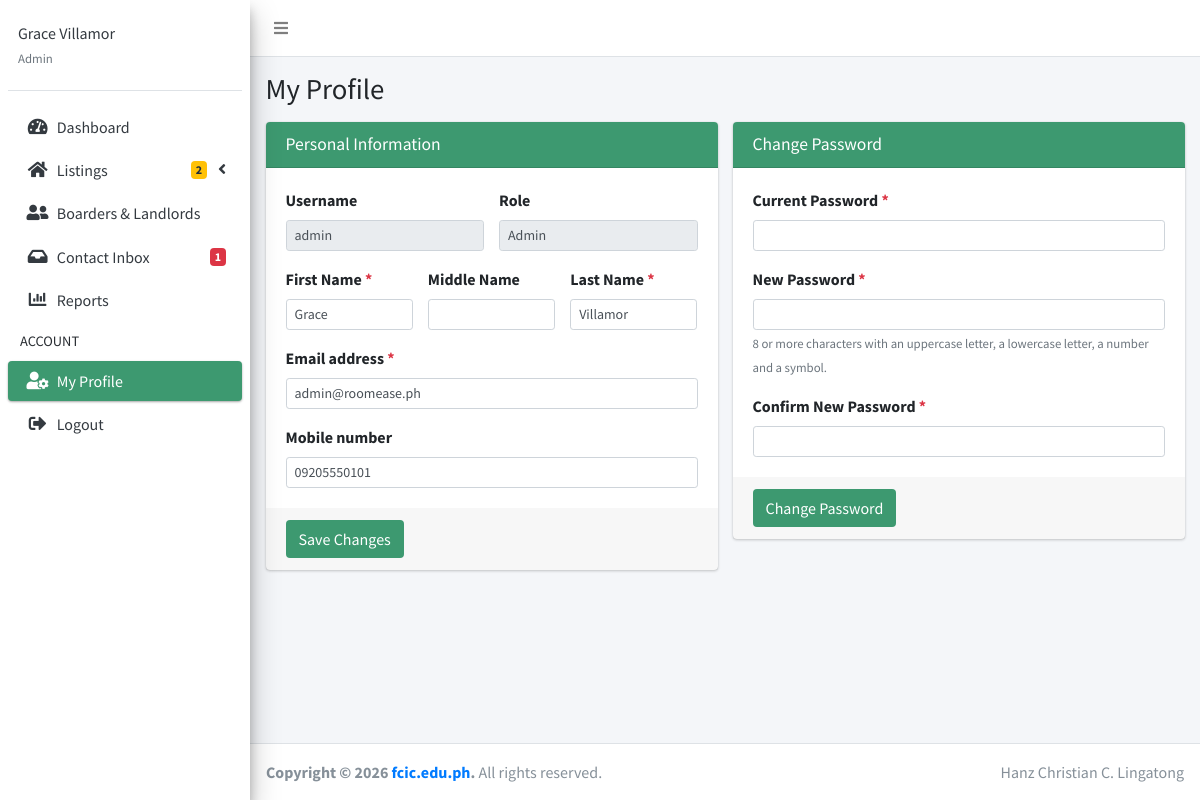
The app's page /backend/admin/dashboard.php?page=profile (signed in) with its own data.
### tables this page shows
CREATE TABLE users (
    user_id         INT AUTO_INCREMENT PRIMARY KEY,
     
    email           VARCHAR(150) NULL,
     
    username        VARCHAR(30) NULL DEFAULT NULL,
    google_id       VARCHAR(64) DEFAULT NULL,
    password_hash   VARCHAR(255) NOT NULL,
    first_name      VARCHAR(100) NOT NULL,
    middle_name     VARCHAR(100) NULL DEFAULT NULL,
    last_name       VARCHAR(100) NOT NULL,
    phone_number    VARCHAR(30) DEFAULT NULL,
     
    avatar_path     VARCHAR(255) NULL DEFAULT NULL,
     
     
     
    role            ENUM('super_admin', 'administrator', 'landlord', 'boarder') NOT NULL,
     
    must_change_password TINYINT(1) NOT NULL DEFAULT 0,
    is_active       TINYINT(1) NOT NULL DEFAULT 1,
     
    deactivation_reason VARCHAR(500) NULL DEFAULT NULL,
    last_login_at   DATETIME NULL DEFAULT NULL,
    deleted_at      DATETIME NULL DEFAULT NULL,
    deleted_by      INT NULL,
     
    created_by      INT NULL,
    created_at      TIMESTAMP NOT NULL DEFAULT CURRENT_TIMESTAMP,
    updated_by      INT NULL,
    updated_at      TIMESTAMP NOT NULL DEFAULT CURRENT_TIMESTAMP ON UPDATE CURRENT_TIMESTAMP,
    UNIQUE KEY email (email),
    UNIQUE KEY uq_users_username (username),
    UNIQUE KEY uq_users_google_id (google_id),
     
    KEY idx_users_live (deleted_at, is_active, role),
    CONSTRAINT fk_users_created_by FOREIGN KEY (created_by)
        REFERENCES users(user_id) ON DELETE SET NULL,
    CONSTRAINT fk_users_updated_by FOREIGN KEY (updated_by)
        REFERENCES users(user_id) ON DELETE SET NULL,
    CONSTRAINT fk_users_deleted_by FOREIGN KEY (deleted_by)
        REFERENCES users(user_id) ON DELETE SET NULL
);

### backend/admin/includes/functions.php (called while the page is built, shortened)
<?php
function e($value)
{
  return htmlspecialchars((string) ($value ?? ''), ENT_QUOTES, 'UTF-8');
}
function role_label($role)
{
  return ROLE_LABELS[$role] ?? ucfirst((string) $role);
}

### backend/admin/content/profile.php (the view, shortened to what this page needs)
<?php
$stmt = $pdo->prepare('SELECT * FROM users WHERE user_id = ?');
$stmt->execute([current_admin_id()]);
$me = $stmt->fetch();
?>
<div class="content-wrapper">
  <div class="content-header">
    <div class="container-fluid">
      <h1 class="m-0">My Profile</h1>
    </div>
  </div>
  <div class="content">
    <div class="container-fluid">
      <div class="row">
        <div class="col-lg-6">
          <div class="card card-olive">
            <div class="card-header">
              <h3 class="card-title">Personal Information</h3>
            </div>
            <form action="" method="post">
              <div class="card-body">
                <div class="row">
                  <div class="col-md-6 form-group">
                    <label>Username</label>
                    <input type="text" class="form-control form-control-sm" value="<?php echo e($me['username']); ?>" disabled>
                  </div>
                  <div class="col-md-6 form-group">
                    <label>Role</label>
                    <input type="text" class="form-control form-control-sm" value="<?php echo e(role_label($me['role'])); ?>" disabled>
                  </div>
                </div>
                <div class="row">
                  <div class="col-md-4 form-group">
                    <label for="firstname">First Name <span class="text-danger">*</span></label>
                    <input type="text" class="form-control form-control-sm" id="firstname" name="firstname" value="<?php echo e($me['first_name']); ?>" required maxlength="100">
                  </div>
                  <div class="col-md-4 form-group">
                    <label for="middlename">Middle Name</label>
                    <input type="text" class="form-control form-control-sm" id="middlename" name="middlename" value="<?php echo e($me['middle_name']); ?>" maxlength="100">
                  </div>
                  <div class="col-md-4 form-group">
                    <label for="lastname">Last Name <span class="text-danger">*</span></label>
                    <input type="text" class="form-control form-control-sm" id="lastname" name="lastname" value="<?php echo e($me['last_name']); ?>" required maxlength="100">
                  </div>
                </div>
                <div class="form-group">
                  <label for="profile-email">Email address <span class="text-danger">*</span></label>
                  <input type="email" class="form-control form-control-sm" id="profile-email" name="email" value="<?php echo e($me['email']); ?>" required maxlength="150">
                </div>
                <div class="form-group mb-0">
                  <label for="phone">Mobile number</label>
                  <input type="tel" class="form-control form-control-sm" id="phone" name="phone" value="<?php echo e($me['phone_number']); ?>" placeholder="09171234567">
                </div>
              </div>
              <div class="card-footer">
                <button type="submit" class="btn bg-olive">Save Changes</button>
              </div>
            </form>
          </div>
        </div>
        <div class="col-lg-6">
          <div class="card card-olive">
            <div class="card-header">
              <h3 class="card-title">Change Password</h3>
            </div>
            <form action="" method="post">
              <div class="card-body">
                <div class="form-group">
                  <label for="current_password">Current Password <span class="text-danger">*</span></label>
                  <input type="password" class="form-control form-control-sm" id="current_password" name="current_password" required autocomplete="current-password">
                </div>
                <div class="form-group">
                  <label for="new_password">New Password <span class="text-danger">*</span></label>
                  <input type="password" class="form-control form-control-sm" id="new_password" name="new_password" required minlength="8" autocomplete="new-password">
                  <small class="text-muted">8 or more characters with an uppercase letter, a lowercase letter, a number and a symbol.</small>
                </div>
                <div class="form-group mb-0">
                  <label for="confirm_password">Confirm New Password <span class="text-danger">*</span></label>
                  <input type="password" class="form-control form-control-sm" id="confirm_password" name="confirm_password" required autocomplete="new-password">
                </div>
              </div>
              <div class="card-footer">
                <button type="submit" class="btn bg-olive">Change Password</button>
              </div>
            </form>
          </div>
        </div>
      </div>
    </div>
  </div>
</div>

### records on screen
users: username "admin", role "Admin", firstname "Grace", lastname "Villamor", email "admin@roomease.ph", phone "09205550101"

### other values on screen
$_SESSION['firstname']. ' ' .$_SESSION['lastname'] "Grace Villamor"
role_label($_SESSION['role']) "Admin"
$counts['review'] "2"
$counts['inbox'] "1"
